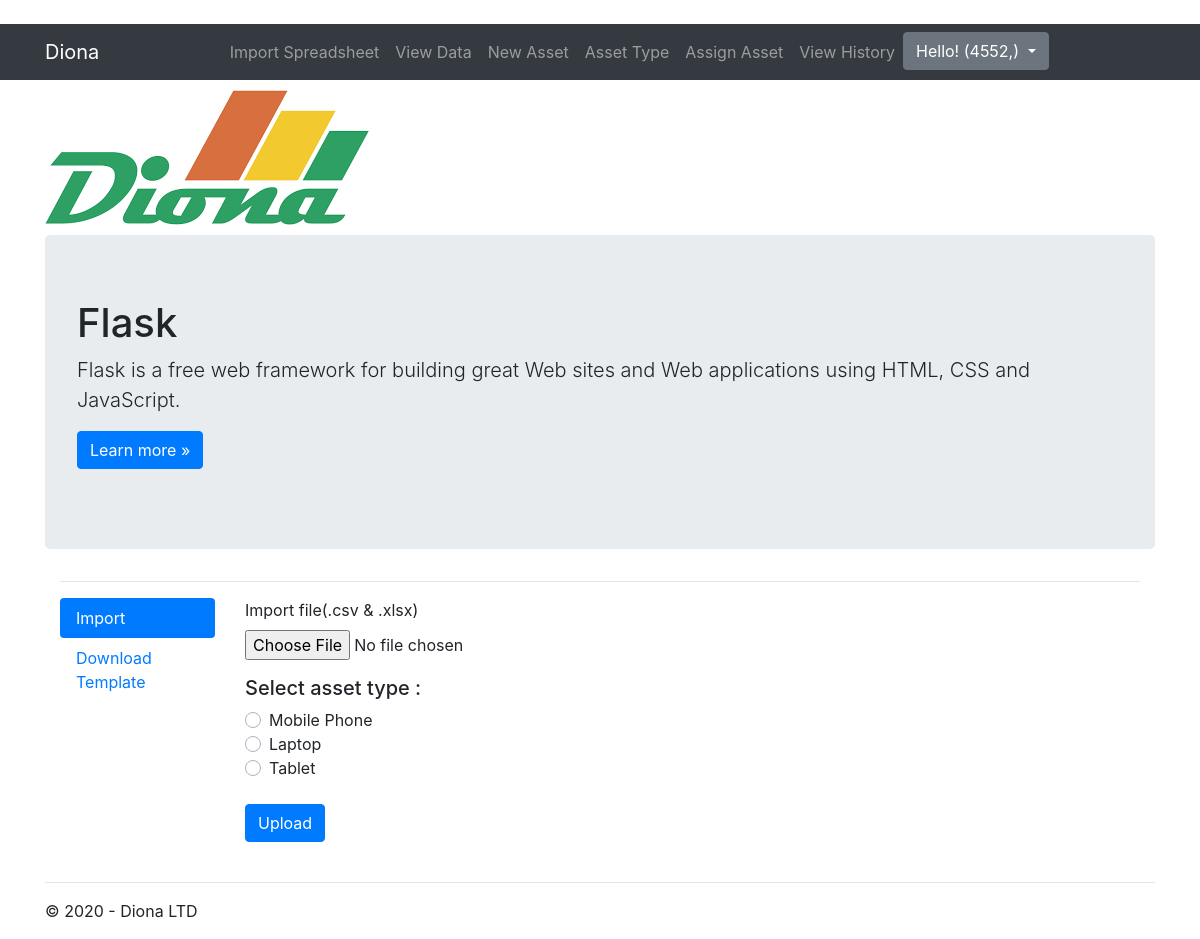
The app's page /import (signed in), older data.
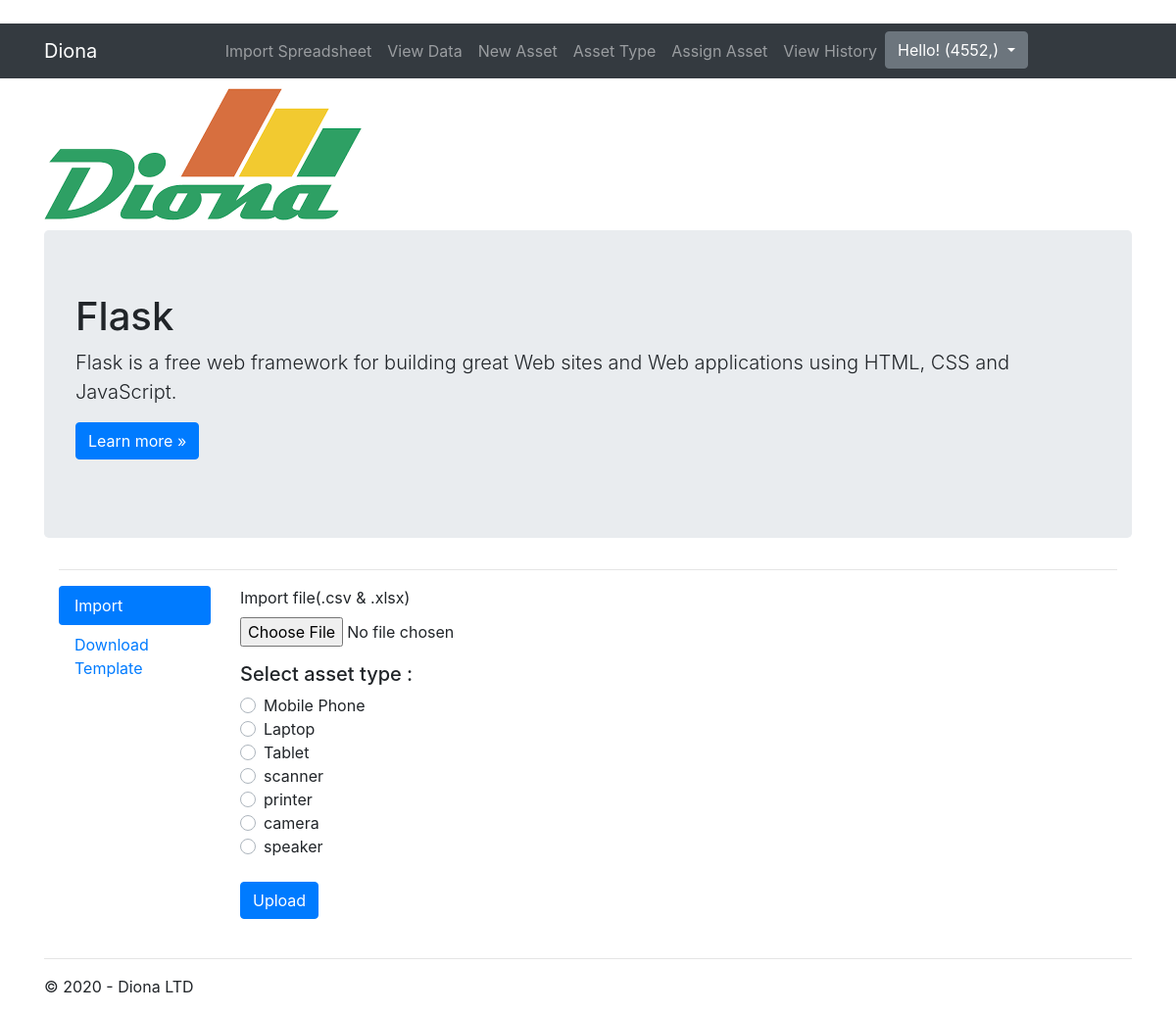
The same page, newer data.
### tables this page shows
CREATE TABLE `AssetType` (
                                            `assetType_id` integer,
                                            `assetType_name` TEXT NOT NULL,
                                            PRIMARY KEY (`assetType_id`));

### EX1/views.py (the view)
@app.route('/import')
def i_or_o_main():
        conn = sqlite3.connect(r"diona.db")
        types = conn.execute("SELECT DISTINCT assetType_name FROM AssetType")
        return render_template('i_or_o_main.html',
                                username=session['id'],
                                title='Import/Export',
                                type = types,
                                year=datetime.now().year)

### EX1/templates/i_or_o_main.html (shortened to what this page needs)
﻿{% extends "layout_admin.html" %}
 {% block nav %}
    <li class="nav-item">
        <div class="btn-group" role="group">
            <button id="btnGroupDrop1" type="button" class="btn btn-secondary dropdown-toggle" data-toggle="dropdown" aria-haspopup="true" aria-expanded="false">
                Hello! {{username}}
            </button>
        </div>
    </li>
{% endblock %}
{% block content %}
<div class="jumbotron">
    <h1>Flask</h1>
    <p class="lead">Flask is a free web framework for building great Web sites and Web applications using HTML, CSS and JavaScript.</p>
    <p><a href="http://flask.pocoo.org/" class="btn btn-primary btn-large">Learn more &raquo;</a></p>
</div>
<div class="container">
    <hr>
    <div class="row">
        <div class="col-md-2 mb-3">
            <ul class="nav nav-pills flex-column" id="myTab" role="tablist">
                <li class="nav-item">
                    <a class="nav-link active" id="home-tab" data-toggle="tab" href="#improt" role="tab" aria-controls="home" aria-selected="true">Import</a>
                </li>
                <li class="nav-item">
                    <a class="nav-link" id="profile-tab" data-toggle="tab" href="#template" role="tab" aria-controls="profile" aria-selected="false">Download Template</a>
                </li>
            </ul>
        </div>
        <div class="col-md-10">
            <div class="tab-content" id="myTabContent">
                <div class="tab-pane fade show active" id="improt" role="tabpanel" aria-labelledby="home-tab">
                    <div class=" row ">
                        <div class="col-md-4">
                            <form action="/import_request" method="POST" enctype=multipart/form-data>
                                <div class="form-group">
                                    <label for="uploadfile">Import file(.csv & .xlsx)</label>
                                    <input type="file" accept=".csv,application/vnd.openxmlformats-officedocument.spreadsheetml.sheet" class="form-control-file" id="uploadfile" name="upload_file">
                                </div>
                                <h5>Select asset type : </h5>
                                {% for line in type: %}
                                <div class="custom-control custom-radio">
                                    <label class="custom-control-label" for="id{{ line[0]}}">{{ line[0] }}</label>
                                </div>
                                {% endfor %}
                                <br>
                                <button type="submit" class="btn btn-primary mb-2"> Upload </button>
                            </form>
                        </div>
                        <div class="col-md-6">
                        </div>
                    </div>
                </div>
            </div>
         </div>
    </div>
</div>
{% endblock %}

### EX1/templates/layout_admin.html (shortened to what this page needs)
﻿<!DOCTYPE html>
<html>
<head>
    <link rel="stylesheet" href="https://stackpath.bootstrapcdn.com/bootstrap/4.4.1/css/bootstrap.min.css"
>
</head>
<body>
    <nav class="navbar navbar-expand-lg navbar-dark bg-dark">
        <div class="container body-content">
            <a class="navbar-brand" href="{{ url_for('home')}}">Diona</a>
            <div class="collapse navbar-collapse justify-content-center" id="navbarNavAltMarkup">
                <ul class="navbar-nav">
                    <li class="nav-item">
                        <a class="nav-link" href="{{ url_for('i_or_o_main') }}" tabindex="-1">Import Spreadsheet</a>
                    </li>
                    <li class="nav-item">
                        <a class="nav-link" href="{{ url_for('adminview') }}" tabindex="-1">View Data</a>
                    </li>
                    <li class="nav-item">
                        <a class="nav-link" href="{{ url_for('new_assets') }}" tabindex="-1">New Asset</a>
                    </li>
                    <li class="nav-item">
                        <a class="nav-link" href="#" tabindex="-1">Asset Type</a>
                    </li>
                    <li class="nav-item">
                        <a class="nav-link" href="#" tabindex="-1">Assign Asset</a>
                    </li>
                    <li class="nav-item">
                        <a class="nav-link" href="{{ url_for('view_history') }}" tabindex="-1">View History</a>
                    </li>
                    {% block nav %}{% endblock %}
                </ul>
            </div>
        </div>
    </nav>
    <div class="container">
        <img id="output" name="logo" alt="Logo" src="{{url_for('static',filename = 'image/logo.png')}}" />
    </div>
    <div class="container body-content">
        {% block content %}{% endblock %}
        <hr />
        <footer>
            <p>&copy; {{ year }} - Diona LTD</p>
        </footer>
    </div>
</body>
</html>

Row changes from the older to the newer data that the page shows:
added AssetType: assetType_name "scanner"
added AssetType: assetType_name "printer"
added AssetType: assetType_name "camera"
added AssetType: assetType_name "speaker"
